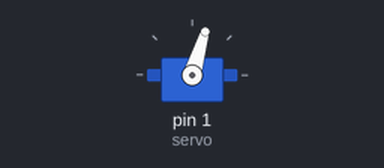
This sketch was run on a simulated Arduino Uno, built with avr-gcc and run on an emulated ATmega328P. Shown: servo.

Above: at 0.05 s.
At 0.8 s:
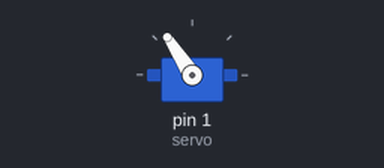
At 1.55 s:
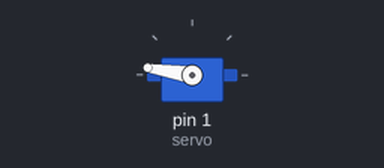
At 3.1 s:
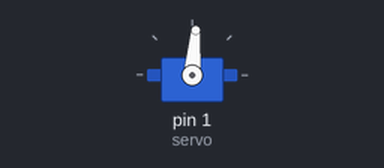
Timing chart, 0 to 7.6 s (numbered marks = the images above):
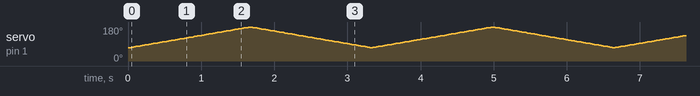

The sketch:

ramp.ino
```cpp
#include<Servo.h>
Servo servo;
int pos;
void setup (){
  servo.attach(1);
}

void loop(){
  for (pos = 70; pos < 180; pos += 1){
    servo.write(pos);
    delay(15);
  }
  for (pos = 180; pos > 70; pos -= 1){
    servo.write(pos);
    delay(15);
  }
}
```
